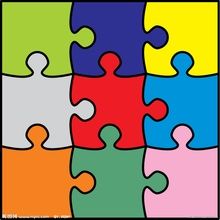
%> input picture other samples/2.jpg, 220 x 220 px, shrunk from 1024 x 1023 before the run
$ octave puzzle2.m   (GNU Octave 9; MATLAB toolbox functions it lacks are replaced by stand-ins)
%> lines starting %> are read from the running program, lines starting %| are printed output that depends on the picture; in (x1, y1, x2, y2) boxes, pixels count from 0 and x2, y2 are one past the last pixel; in counts of white or black regions, pixels touching at a corner belong together; the program's own positions count from 1
### findCorner.m
% corners = findCorner(img_reg)
% from the top-left and go through clockwise
% 1%%%%2
% %%%%%
% %%%%%
% %%%%%
% 4%%%%3
% note :
% the return Value is coordinates not index! (so as divisionByCorner)
%
function corners = findCorner(img_reg)

corners=zeros(size(img_reg,1),4,2);

for i=1:size(img_reg,1)
    % left-top
    [~,index]=max(-img_reg(i).PixelList(:,1)-img_reg(i).PixelList(:,2));
    corners(i,1,1)=img_reg(i).PixelList(index,1);
    corners(i,1,2)=img_reg(i).PixelList(index,2);
    % top-right
    [~,index]=max(img_reg(i).PixelList(:,1)-img_reg(i).PixelList(:,2));
    corners(i,2,1)=img_reg(i).PixelList(index,1);
    corners(i,2,2)=img_reg(i).PixelList(index,2);
    % right-buttom
    [~,index]=max(img_reg(i).PixelList(:,1)+img_reg(i).PixelList(:,2));
    corners(i,3,1)=img_reg(i).PixelList(index,1);
    corners(i,3,2)=img_reg(i).PixelList(index,2);
    % buttom-left
    [~,index]=max(-img_reg(i).PixelList(:,1)+img_reg(i).PixelList(:,2));
    corners(i,4,1)=img_reg(i).PixelList(index,1);
    corners(i,4,2)=img_reg(i).PixelList(index,2);
end

end

### divisionByCorner.m
% pixelGroups = divisionByCorner(img_reg)
% pixelGroups = divisionByCorner(img_reg,corners)
%
% the mapping num of the four direction
% from the top and go through clockwise
%
% %%1 %%
% %%%%%
% 4 %%% 2
% %%%%%
% %%3 %%
%
% Description :
% From the img_reg(calcated by fun regionprops)
% we divide each region's pixel into four direction groups by their
% distance to corners
%
% example :
% if this pixel has min sum distance to corner1(top-left) and 2(top-right)
% then it's classified into the top group
%
% Struct :
% pixelGroups contain pixels of each direction within each region
% and the pixel elements contain the coordinates and the Property Value
% To extract :
% pixelGroups{regionNum,directionNum}(pixelIndex,[x,y,value])
% note :
% the returned Value is coordinates not index! (so as findCorner)
function pixelGroups = divisionByCorner(img_reg,corners)
if nargin<2
    corners=findCorner(img_reg);
end

pixelGroups = cell(size(img_reg,1),4);
pixelValues = {img_reg.PixelValues};
pixelLists = {img_reg.PixelList};
for i=1:size(img_reg,1)
    distance2=zeros(0);
    distance=(pixelLists{i}(:,1)-corners(i,:,1)).^2+(pixelLists{i}(:,2)-corners(i,:,2)).^2;
    distance2(:,1)=distance(:,1)+distance(:,2);
    distance2(:,2)=distance(:,2)+distance(:,3);
    distance2(:,3)=distance(:,3)+distance(:,4);
    distance2(:,4)=distance(:,4)+distance(:,1);

    [~,groupIndex]=min(distance2,[],2);
    topPixels=ones(0);
    rightPixels=ones(0);
    bottomPixels=ones(0);
    leftPixels=ones(0);
    for j=1:size(img_reg(i).PixelList,1)
        switch(groupIndex(j))
            case 1
                topPixels=[topPixels;[pixelLists{i}(j,1),pixelLists{i}(j,2)],pixelValues{i}(j)];
            case 2
                rightPixels=[rightPixels;[pixelLists{i}(j,1),pixelLists{i}(j,2)],pixelValues{i}(j)];
            case 3
                bottomPixels=[bottomPixels;[pixelLists{i}(j,1),pixelLists{i}(j,2)],pixelValues{i}(j)];
            case 4
                leftPixels=[leftPixels;[pixelLists{i}(j,1),pixelLists{i}(j,2)],pixelValues{i}(j)];
        end
    end
    pixelGroups(i,:)={topPixels,rightPixels,bottomPixels,leftPixels};
end

end

### other samples/puzzle2.m
clear all;close all;
tic
src=im2double(imread('2.jpg'));
img_bw = imbinarize(rgb2gray(src), 0.1);
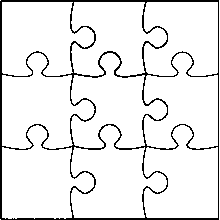
%> img_bw: size 220x220 logical; 92.2% white; 1 black region

img_reg=regionprops(img_bw>0,img_bw,'all');
%> img_reg = 12 regions; largest, box (x1, y1, x2, y2), Area, Centroid, MajorAxisLength, MinorAxisLength and Eccentricity: (2, 125, 94, 219) 5403 [39.7 181.2] 88.03 87.35 0.124, (2, 53, 95, 149) 5153 [39.9 107.6] 90.31 88.22 0.214, (71, 125, 167, 218) 5139 [113.2 181.1] 90.53 88.11 0.229
for i=1:size(img_reg)
    if img_reg(i).Area<100||img_reg(i).BoundingBox(3)<10||img_reg(i).BoundingBox(4)<10
        for j=1:size(img_reg(i).PixelList,1)
            img_bw(img_reg(i).PixelList(j,2),img_reg(i).PixelList(j,1))=0;
        end
    end
end
%> this loop made 12 passes
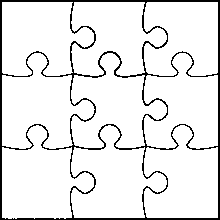
%> img_bw: size 220x220 logical; 91.7% white; 1 black region

figure;imshow(img_bw);
img_reg=regionprops(img_bw>0,img_bw,'all');
%> img_reg = 9 regions; largest, box (x1, y1, x2, y2), Area, Centroid, MajorAxisLength, MinorAxisLength and Eccentricity: (2, 125, 94, 219) 5403 [39.7 181.2] 88.03 87.35 0.124, (2, 53, 95, 149) 5153 [39.9 107.6] 90.31 88.22 0.214, (71, 125, 167, 218) 5139 [113.2 181.1] 90.53 88.11 0.229

img_edge_mask=bwperim(img_bw);
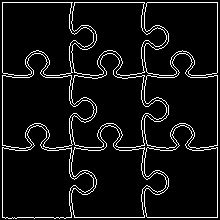
%> img_edge_mask: size 220x220 logical; 7.3% white in thin lines or dots
img_edge=img_edge_mask(:,:,[1,1,1]).*src;
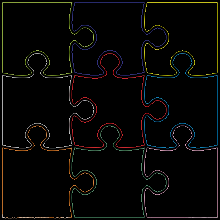
%> img_edge: size 220x220x3 double; mean R, G, B 0.0291, 0.0264, 0.0218
img_edge_reg = regionprops(img_edge_mask>0,img_edge_mask,'all');
%> img_edge_reg = 9 regions; largest, box (x1, y1, x2, y2), Area, Centroid, MajorAxisLength, MinorAxisLength and Eccentricity: (71, 53, 167, 148) 449 [112.5 108.2] 112.8 111.7 0.142, (71, 125, 167, 218) 408 [112.6 178.2] 117.9 112.4 0.302, (144, 53, 218, 149) 407 [180.6 108.1] 117.8 100.9 0.515

pixelGroups_edge=divisionByCorner(img_edge_reg);
%> the loop in findCorner, `for i=1:size(img_reg,1)` made 9 passes
%> in divisionByCorner, `pixelGroups = cell(size(img_reg,1),4);`: pixelGroups = 36 items
%> the run ends on the next line
